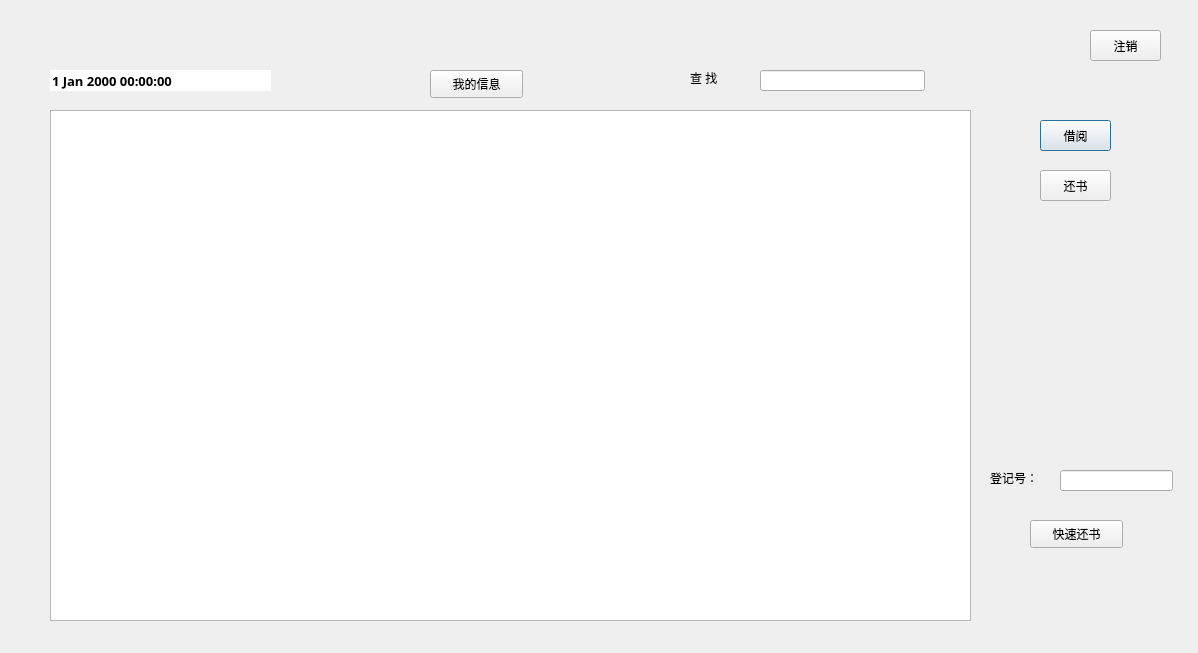
<?xml version="1.0" encoding="UTF-8"?>
<ui version="4.0">
 <class>UserMode</class>
 <widget class="QDialog" name="UserMode">
  <property name="geometry">
   <rect>
    <x>0</x>
    <y>0</y>
    <width>1198</width>
    <height>653</height>
   </rect>
  </property>
  <property name="windowTitle">
   <string>Dialog</string>
  </property>
  <widget class="QTableView" name="tableView">
   <property name="geometry">
    <rect>
     <x>50</x>
     <y>110</y>
     <width>921</width>
     <height>511</height>
    </rect>
   </property>
  </widget>
  <widget class="QWidget" name="widget" native="true">
   <property name="geometry">
    <rect>
     <x>610</x>
     <y>60</y>
     <width>381</width>
     <height>51</height>
    </rect>
   </property>
   <widget class="QLineEdit" name="FindEdit">
    <property name="geometry">
     <rect>
      <x>150</x>
      <y>10</y>
      <width>165</width>
      <height>21</height>
     </rect>
    </property>
   </widget>
   <widget class="QLabel" name="label">
    <property name="geometry">
     <rect>
      <x>80</x>
      <y>10</y>
      <width>41</width>
      <height>16</height>
     </rect>
    </property>
    <property name="text">
     <string>查 找</string>
    </property>
   </widget>
  </widget>
  <widget class="QPushButton" name="BorrowButton">
   <property name="geometry">
    <rect>
     <x>1040</x>
     <y>120</y>
     <width>71</width>
     <height>31</height>
    </rect>
   </property>
   <property name="text">
    <string>借阅</string>
   </property>
  </widget>
  <widget class="QDateTimeEdit" name="dateTimeEdit">
   <property name="geometry">
    <rect>
     <x>50</x>
     <y>70</y>
     <width>221</width>
     <height>21</height>
    </rect>
   </property>
   <property name="font">
    <font>
     <family>宋体</family>
     <pointsize>10</pointsize>
     <weight>75</weight>
     <italic>false</italic>
     <bold>true</bold>
     <underline>false</underline>
     <kerning>true</kerning>
    </font>
   </property>
   <property name="inputMethodHints">
    <set>Qt::ImhPreferNumbers</set>
   </property>
   <property name="wrapping">
    <bool>false</bool>
   </property>
   <property name="frame">
    <bool>false</bool>
   </property>
   <property name="alignment">
    <set>Qt::AlignLeading|Qt::AlignLeft|Qt::AlignVCenter</set>
   </property>
   <property name="readOnly">
    <bool>true</bool>
   </property>
   <property name="buttonSymbols">
    <enum>QAbstractSpinBox::NoButtons</enum>
   </property>
  </widget>
  <widget class="QPushButton" name="ReturnButton">
   <property name="geometry">
    <rect>
     <x>1040</x>
     <y>170</y>
     <width>71</width>
     <height>31</height>
    </rect>
   </property>
   <property name="text">
    <string>还书</string>
   </property>
  </widget>
  <widget class="QPushButton" name="GoBackButton">
   <property name="geometry">
    <rect>
     <x>1090</x>
     <y>30</y>
     <width>71</width>
     <height>31</height>
    </rect>
   </property>
   <property name="text">
    <string>注销</string>
   </property>
  </widget>
  <widget class="QPushButton" name="FastReturnButton">
   <property name="geometry">
    <rect>
     <x>1030</x>
     <y>520</y>
     <width>93</width>
     <height>28</height>
    </rect>
   </property>
   <property name="text">
    <string>快速还书</string>
   </property>
  </widget>
  <widget class="QLineEdit" name="ReturnBookEdit">
   <property name="geometry">
    <rect>
     <x>1060</x>
     <y>470</y>
     <width>113</width>
     <height>21</height>
    </rect>
   </property>
  </widget>
  <widget class="QLabel" name="label_2">
   <property name="geometry">
    <rect>
     <x>990</x>
     <y>470</y>
     <width>68</width>
     <height>15</height>
    </rect>
   </property>
   <property name="text">
    <string>登记号：</string>
   </property>
  </widget>
  <widget class="QPushButton" name="MyInfo">
   <property name="geometry">
    <rect>
     <x>430</x>
     <y>70</y>
     <width>93</width>
     <height>28</height>
    </rect>
   </property>
   <property name="text">
    <string>我的信息</string>
   </property>
  </widget>
 </widget>
 <resources/>
 <connections/>
</ui>
